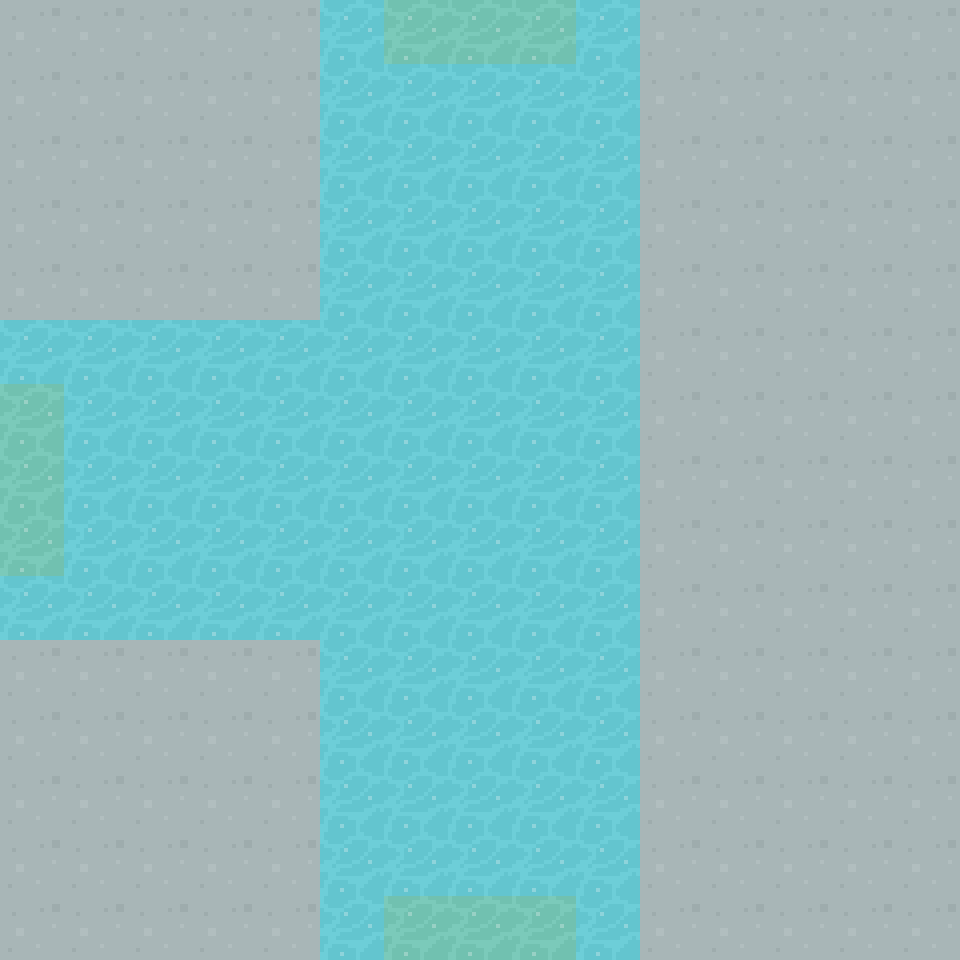

Below is a game level as drawn by its tile map, then a one-line description and the .tmx file that defines it, in full:
An orthogonal 15x15 tile map with 64x64 px tiles, 1 tile layer (Tile Layer 1) and 3 objects (NORTH, WEST, SOUTH).

<map version="1.5" tiledversion="1.5.0" orientation="orthogonal" renderorder="right-down" width="15" height="15" tilewidth="64" tileheight="64" infinite="0" nextlayerid="3" nextobjectid="4">
 <tileset firstgid="1" source="../64TilesheetDungeon.tsx" />
 <layer id="1" name="Tile Layer 1" width="15" height="15">
  <data encoding="csv">
68,68,68,68,68,321,326,326,326,321,68,68,68,68,68,
68,68,68,68,68,321,321,321,321,321,68,68,68,68,68,
68,68,68,68,68,321,321,321,321,321,68,68,68,68,68,
68,68,68,68,68,321,321,321,321,321,68,68,68,68,68,
68,68,68,68,68,321,321,321,321,321,68,68,68,68,68,
321,321,321,321,321,321,321,321,321,321,68,68,68,68,68,
326,321,321,321,321,321,321,321,321,321,68,68,68,68,68,
326,321,321,321,321,321,321,321,321,321,68,68,68,68,68,
326,321,321,321,321,321,321,321,321,321,68,68,68,68,68,
321,321,321,321,321,321,321,321,321,321,68,68,68,68,68,
68,68,68,68,68,321,321,321,321,321,68,68,68,68,68,
68,68,68,68,68,321,321,321,321,321,68,68,68,68,68,
68,68,68,68,68,321,321,321,321,321,68,68,68,68,68,
68,68,68,68,68,321,321,321,321,321,68,68,68,68,68,
68,68,68,68,68,321,326,326,326,321,68,68,68,68,68
</data>
 </layer>
 <objectgroup id="2" name="Object Layer 1">
  <object id="1" name="NORTH" x="384" y="0" width="192" height="64" />
  <object id="2" name="WEST" x="0" y="384" width="64" height="192" />
  <object id="3" name="SOUTH" x="384" y="896" width="192" height="64" />
 </objectgroup>
</map>
